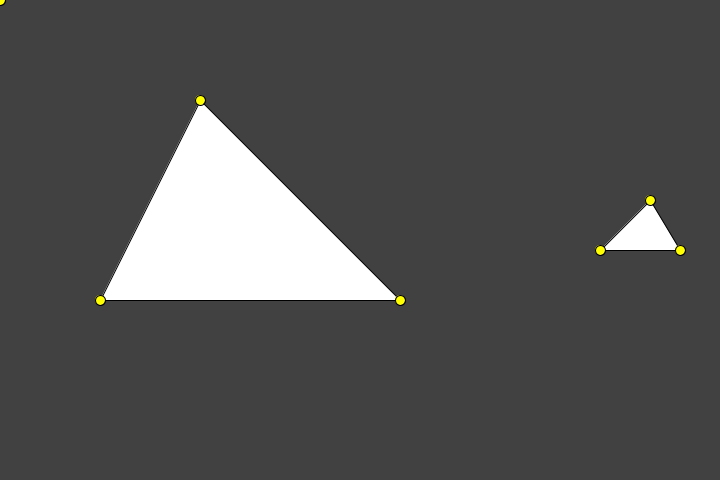
Frame 1 (no input)
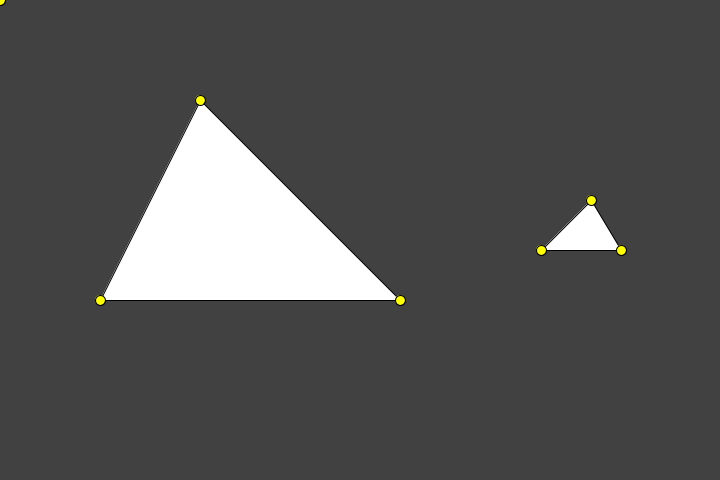
Frame 60 (the mouse pressed at the canvas centre just before this capture)
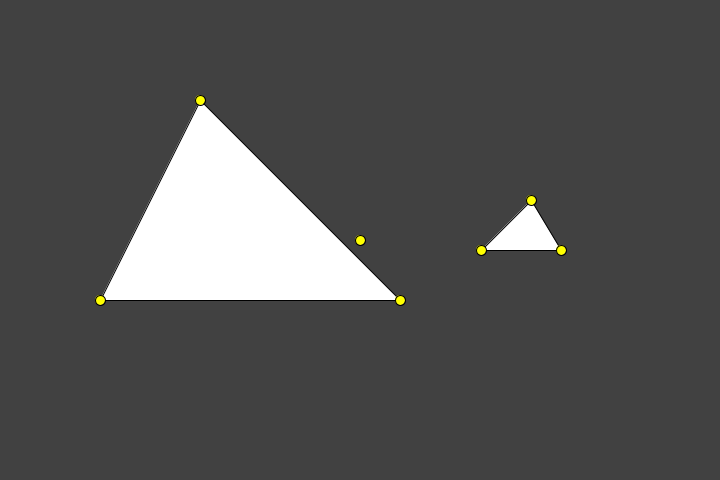
Frame 120 (the mouse held since frame 60 and released just before this capture)

The Processing sketch that drew these frames (run headless with seeded random() and noise(); from frame 60 on, the mouse is pressed at the canvas centre):

// Processing sketch: X_TrianglesCollision
// ── X_TrianglesCollision.pde
Triangle t1;
Triangle t2;
Point p1;

void setup() {
  size(720, 480);
  t1 = new Triangle(100, 300, 200, 100, 400, 300, 1);
  t2 = new Triangle(600, 250, 650, 200, 680, 250, -1);
  p1 = new Point(0, 0);
}

void draw() {
  background(65);
  t1.display();
  t2.display();
  t1.detectCollision(t2);
  t2.detectCollision(t1);
  //t1.move();
  t2.move();
  p1.display();
  p1.move();
  println("Área T1: " + t1.getArea() + " || Área T2: " + t2.getArea() + " || Áreas de P1 respecto a T1: " + p1.getAreas(t1));
  if (p1.getAreas(t1) == t1.getArea()) {
    p1.setColor(color(255, 0, 0));
    println("BOOM");
  } else {
    p1.setColor(color(255, 255, 0));
  }
}

// ── Point.pde
public class Point {

  private float[] p = new float[2];
  private color relleno = color (255,255,0);
  
  public Point(float x, float y) {
    p[0] = x;
    p[1] = y;
  }

  public void display() {
    fill(relleno);
    circle(p[0], p[1], 10);
  }

  public void move() {
    p[0] = mouseX;
    p[1] = mouseY;
  }

  public float getAreas(Triangle t) {
    float area1 = getArea(p, t.getV1(), t.getV2());
    float area2 = getArea(p, t.getV1(), t.getV3());
    float area3 = getArea(p, t.getV2(), t.getV3());
    return area1 + area2 + area3;
  }

  private float getArea(float[] v1, float[] v2, float[] v3) {
    float[] v1v2 = new float[2];
    float[] v1v3 = new float[2];
    float[] nv1v2 = new float[2];
    v1v2[0] = v2[0] - v1[0]; 
    v1v2[1] = v2[1] - v1[1];
    v1v3[0] = v3[0] - v1[0]; 
    v1v3[1] = v3[1] - v1[1];
    nv1v2[0] = v1v2[1]; 
    nv1v2[1] = - v1v2[0];
    float area =  abs((nv1v2[0] * v1v3[0]) + (nv1v2[1] * v1v3[1])) * 0.5;
    return area;
  }
  
  public void setColor(color c){
    this.relleno = c;
  }
}

// ── Triangle.pde
public class Triangle {
  
  private float[] v1 = new float[2];
  private float[] v2 = new float[2];
  private float[] v3 = new float[2];
  private color relleno = color (255);
  private float speedX;
  
  public Triangle(float v1x, float v1y, float v2x, float v2y, float v3x, float v3y, float speedX){
    v1[0] = v1x; v1[1] = v1y;
    v2[0] = v2x; v2[1] = v2y;
    v3[0] = v3x; v3[1] = v3y;
    this.speedX = speedX;
  }
  
  public void display(){
    fill(relleno);
    triangle(v1[0], v1[1], v2[0], v2[1], v3[0], v3[1]);
  }
  
  public void move(){
    v1[0] += speedX;
    v2[0] += speedX;
    v3[0] += speedX;
  }
  
  public void stoped(){
    speedX = 0;
  }
  
  public float getArea(){
    float[] v1v2 = new float[2];
    float[] v1v3 = new float[2];
    float[] nv1v2 = new float[2];
    v1v2[0] = v2[0] - v1[0]; v1v2[1] = v2[1] - v1[1];
    v1v3[0] = v3[0] - v1[0]; v1v3[1] = v3[1] - v1[1];
    nv1v2[0] = v1v2[1]; nv1v2[1] = - v1v2[0];
    float area =  abs((nv1v2[0] * v1v3[0]) + (nv1v2[1] * v1v3[1])) * 0.5;
    return area;
  }
  
  public void detectCollision(Triangle otherTriangle){
    Point[] points = new Point[3];
    
    points[0] = new Point(v1[0], v1[1]);
    points[1] = new Point(v2[0], v2[1]);
    points[2] = new Point(v3[0], v3[1]);
    
    for(Point p : points){      
      if(p.getAreas(otherTriangle) == otherTriangle.getArea()){
        setColor(color(255,0,0));
        stoped();
        otherTriangle.setColor(color(255,0,0));
        otherTriangle.stoped();
        p.setColor(color(255));
      }
      p.display();
    }
    
  }
  
  public float[] getV1(){
    return this.v1;  
  }
  
  public float[] getV2(){
    return this.v2;  
  }
  
  public float[] getV3(){
    return this.v3;  
  }
 
  public void setColor(color c){
    relleno = c;
  }
} 
